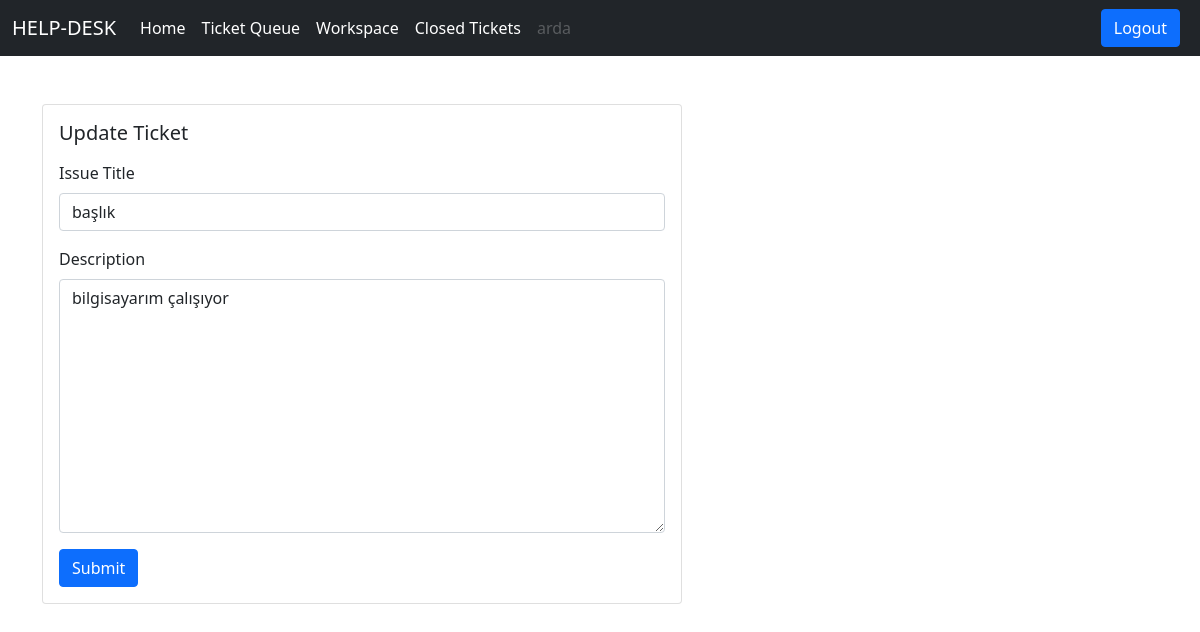
Screenshot of /ticket/update-ticket/9/ (signed in) with the database file from the repository.
### users/models.py (models this page shows, shortened)
class User(AbstractUser):
    is_customer = models.BooleanField(default=False)
    is_manager = models.BooleanField(default=False)

### ticket/models.py (models this page shows, shortened)
class Ticket(models.Model):
    status_choices = (
        ('Active', 'Active'),
        ('Complated', 'Complated'),
        ('Pending', 'Pending')
    )
    ticket_number = models.UUIDField(default=uuid.uuid4)
    title = models.CharField(max_length=100)
    description = models.TextField()
    created_by = models.ForeignKey(User, on_delete=models.CASCADE, related_name='created_by')
    date_created = models.DateTimeField(auto_now_add=True)
    assigned_to = models.ForeignKey(User, on_delete=models.DO_NOTHING, null=True, blank=True)
    is_resolved = models.BooleanField(default=False)
    accepted_date = models.DateTimeField(null=True, blank=True)
    closed_date = models.DateTimeField(null =True, blank =True)
    ticket_status = models.CharField(max_length=15, choices=status_choices)

### ticket/views.py (the view)
# urls.py: path('update-ticket/<int:pk>/', views.update_ticket, name = 'update-ticket'),
@login_required
def update_ticket(request, pk):
    ticket = Ticket.objects.get(pk=pk)
    if not ticket.is_resolved :
        if request.method == 'POST':
            form = UpdateTicketForm(request.POST, instance=ticket)
            if form.is_valid():
                form.save()
                messages.info(request, 'Your ticket info has been updated and all changes are saved in the Database')
                return redirect('dashboard')
            else:
                messages.warning(request, 'Something went wrong. Please check form input')
        else:
            form = UpdateTicketForm(instance=ticket)
            context = {'form':form}
            return render(request, 'ticket/update_ticket.html', context)
    else:
        messages.warning(request, 'You cannot make any changes')
        return redirect('dashboard')

### ticket/form.py
class UpdateTicketForm(forms.ModelForm):
    class Meta:
        model = Ticket
        fields = ['title', 'description']

### templates/ticket/update_ticket.html (shortened to what this page needs)
{% extends 'base.html' %}
{% load widget_tweaks %}
{% block content %}
<div class="row">
    <div class="col-md-6">
        <div class="card mx-auto" style="width: 40rem;">
            <div class="card-body">
                <h5 class="card-title mb-3">Update Ticket</h5>
                <form method="POST">
                    <div class="mb-3">
                        <label for="exampleInputEmail1" class="form-label">Issue Title</label>
                        {% render_field form.title class="form-control" %}
                    </div>
                    <div class="mb-3">
                        <label for="exampleInputPassword1" class="form-label">Description</label>
                        {% render_field form.description class="form-control" %}
                    </div>
                    <button class="btn btn-primary">Submit</button>
                </form>
            </div>
        </div>
    </div>
</div>
{% endblock content %}

### templates/base.html (shortened to what this page needs)
<!DOCTYPE html>
<html lang="en">
<head>
    <link href="https://cdn.jsdelivr.net/npm/bootstrap@5.0.2/dist/css/bootstrap.min.css" rel="stylesheet"
>
</head>
<body>
    {% if request.user.is_customer %}
    <nav class="navbar navbar-expand-lg navbar-dark bg-dark">
        <div class="container-fluid">
            <a class="navbar-brand" href="/">HELP-DESK</a>
            <button class="navbar-toggler" type="button" data-bs-toggle="collapse"
                data-bs-target="#navbarSupportedContent" aria-controls="navbarSupportedContent" aria-expanded="false"
                aria-label="Toggle navigation">
                <span class="navbar-toggler-icon"></span>
            </button>
            <div class="collapse navbar-collapse" id="navbarSupportedContent">
                <ul class="navbar-nav me-auto mb-2 mb-lg-0">
                    <li class="nav-item">
                        <a class="nav-link active" aria-current="page" href="/">Home</a>
                    </li>
                    <li class="nav-item">
                        <a class="nav-link active" href="{% url 'create-ticket' %}">Create Ticket</a>
                    </li>
                    <li class="nav-item">
                        <a class="nav-link active" aria-current="page" href="{% url 'all-tickets' %}">View Tickets</a>
                    </li>
                    <li class="nav-item">
                        <a class="nav-link disabled" href="#" tabindex="-1"
                            aria-disabled="true">{{request.user.username}}</a>
                    </li>
                </ul>
                <a href="{% url 'logout' %}" class="btn btn-primary me-2">Logout</a>
            </div>
        </div>
    </nav>
    {% elif request.user.is_manager %}
    <nav class="navbar navbar-expand-lg navbar-dark bg-dark">
        <div class="container-fluid">
            <a class="navbar-brand" href="/">HELP-DESK</a>
            <div class="collapse navbar-collapse" id="navbarSupportedContent">
                <ul class="navbar-nav me-auto mb-2 mb-lg-0">
                    <li class="nav-item">
                        <a class="nav-link active" aria-current="page" href="/">Home</a>
                    </li>
                    <li class="nav-item">
                        <a class="nav-link active" href="{% url 'ticket-queue' %}">Ticket Queue</a>
                    </li>
                    <li class="nav-item">
                        <a class="nav-link active" href="{% url 'workspace' %}">Workspace</a>
                    </li>
                    <li class="nav-item">
                        <a class="nav-link active" href="{% url 'all-closed-tickets' %}">Closed Tickets</a>
                    </li>
                    <li class="nav-item">
                        <a class="nav-link disabled" href="#" tabindex="-1"
                            aria-disabled="true">{{request.user.username}}</a>
                    </li>
                </ul>
                <a href="{% url 'logout' %}" class="btn btn-primary me-2">Logout</a>
            </div>
        </div>
    </nav>
    {% endif%}
    <div class="container mt-5">
        {% block content %}
        {% endblock content %}
    </div>
</body>
</html>

### rows the page displays
User: user.username "arda"
Ticket: title "başlık", description "bilgisayarım çalışıyor"
